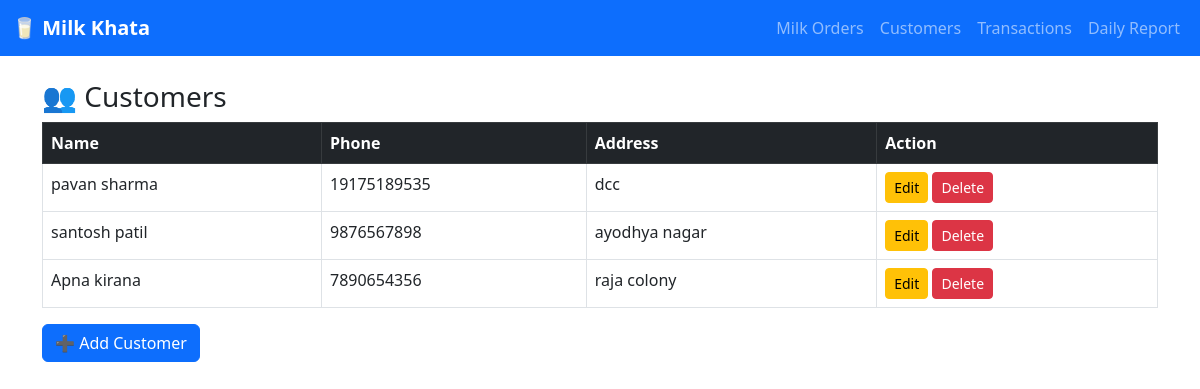
Before: /customers/ with the older database file.
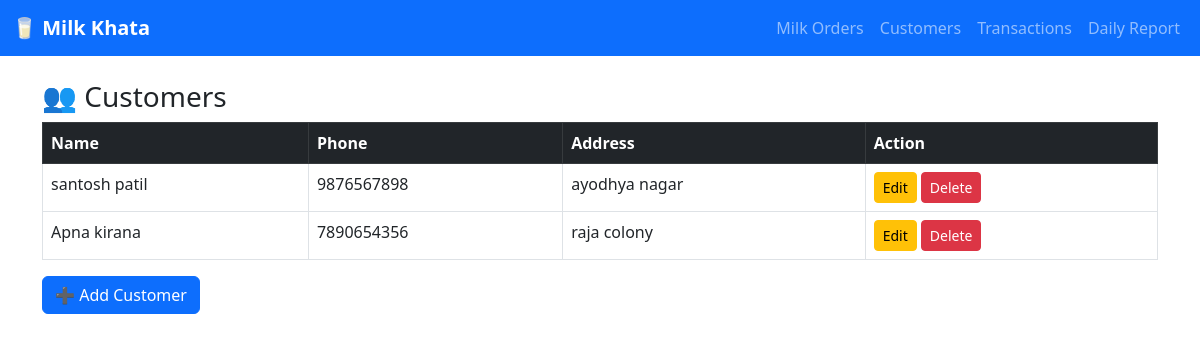
After: the same page with the newer database file.
### core/models.py (models this page shows, shortened)
class Customer(models.Model):
    name = models.CharField(max_length=100)
    phone = models.CharField(max_length=15, blank=True, null=True)
    address = models.TextField(blank=True, null=True)
    balance = models.DecimalField(max_digits=10, decimal_places=2, default=0)

### core/views.py (the view)
# urls.py: path("customers/", views.customer_page, name="customer_page"),
def customer_page(request):
    customers = Customer.objects.all()
    return render(request, "customer.html", {"customers": customers})

### template/customer.html (shortened to what this page needs)
<!DOCTYPE html>
<html>
<head>
  <link href="https://cdn.jsdelivr.net/npm/bootstrap@5.3.0/dist/css/bootstrap.min.css" rel="stylesheet">
</head>
<body>
  {% include 'navbar.html' %}
  <div class="container mt-4">
    <h3>👥 Customers</h3>
    <table class="table table-bordered">
      <thead class="table-dark">
        <tr>
          <th>Name</th>
          <th>Phone</th>
          <th>Address</th>
          <th>Action</th>
        </tr>
      </thead>
      <tbody>
        {% for c in customers %}
        <tr>
          <td>{{ c.name }}</td>
          <td>{{ c.phone }}</td>
          <td>{{ c.address }}</td>
          <td>
            <a href="{% url 'edit_customer' c.id %}" class="btn btn-sm btn-warning">Edit</a>
            <a href="{% url 'delete_customer' c.id %}" class="btn btn-sm btn-danger">Delete</a>
          </td>
        </tr>
        {% endfor %}
      </tbody>
    </table>
    <a href="{% url 'add_customer' %}" class="btn btn-primary">➕ Add Customer</a>
  </div>
</body>
</html>

Changed rows visible on the page:
removed Customer: name "pavan sharma", phone "19175189535", address "dcc"
